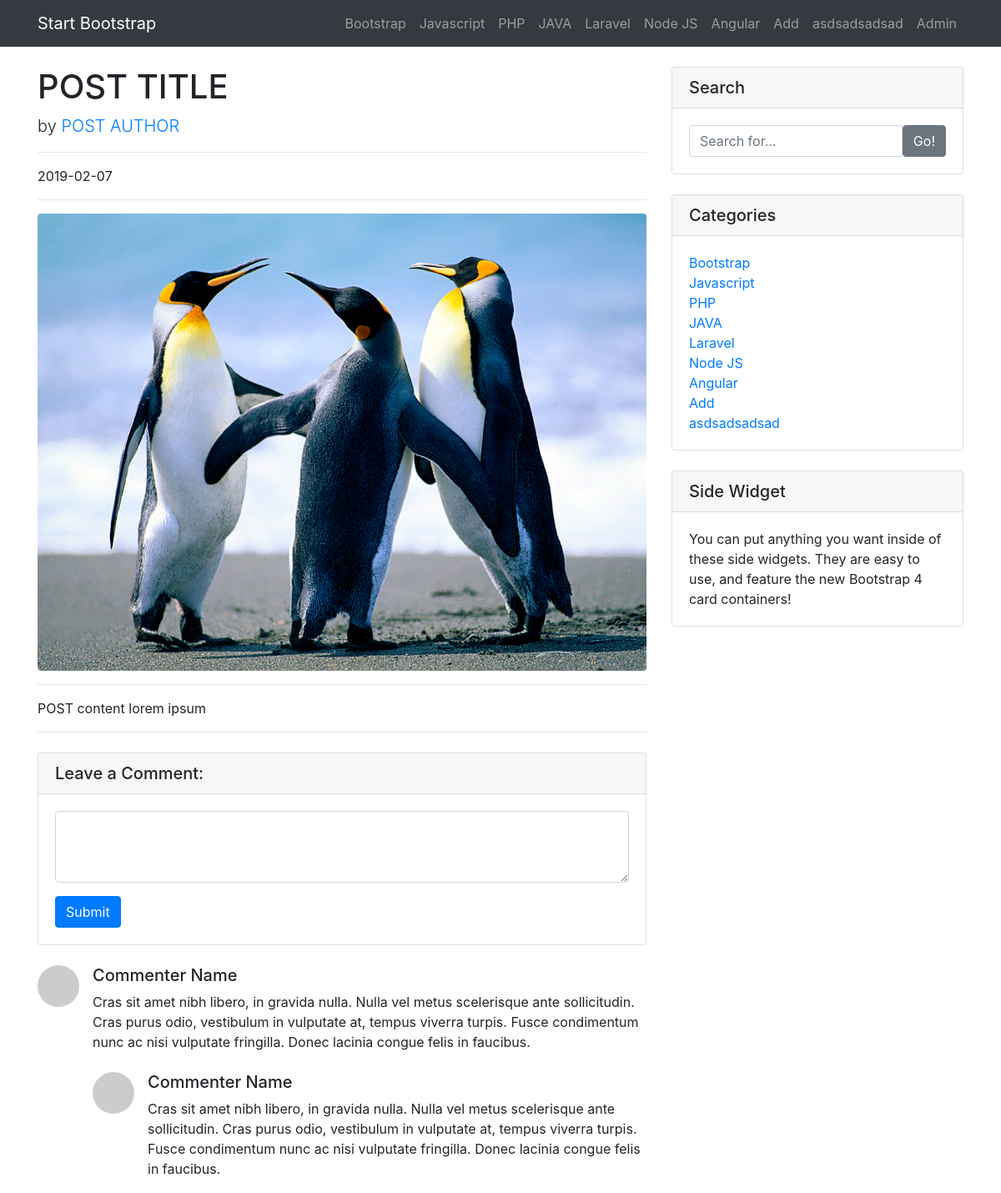
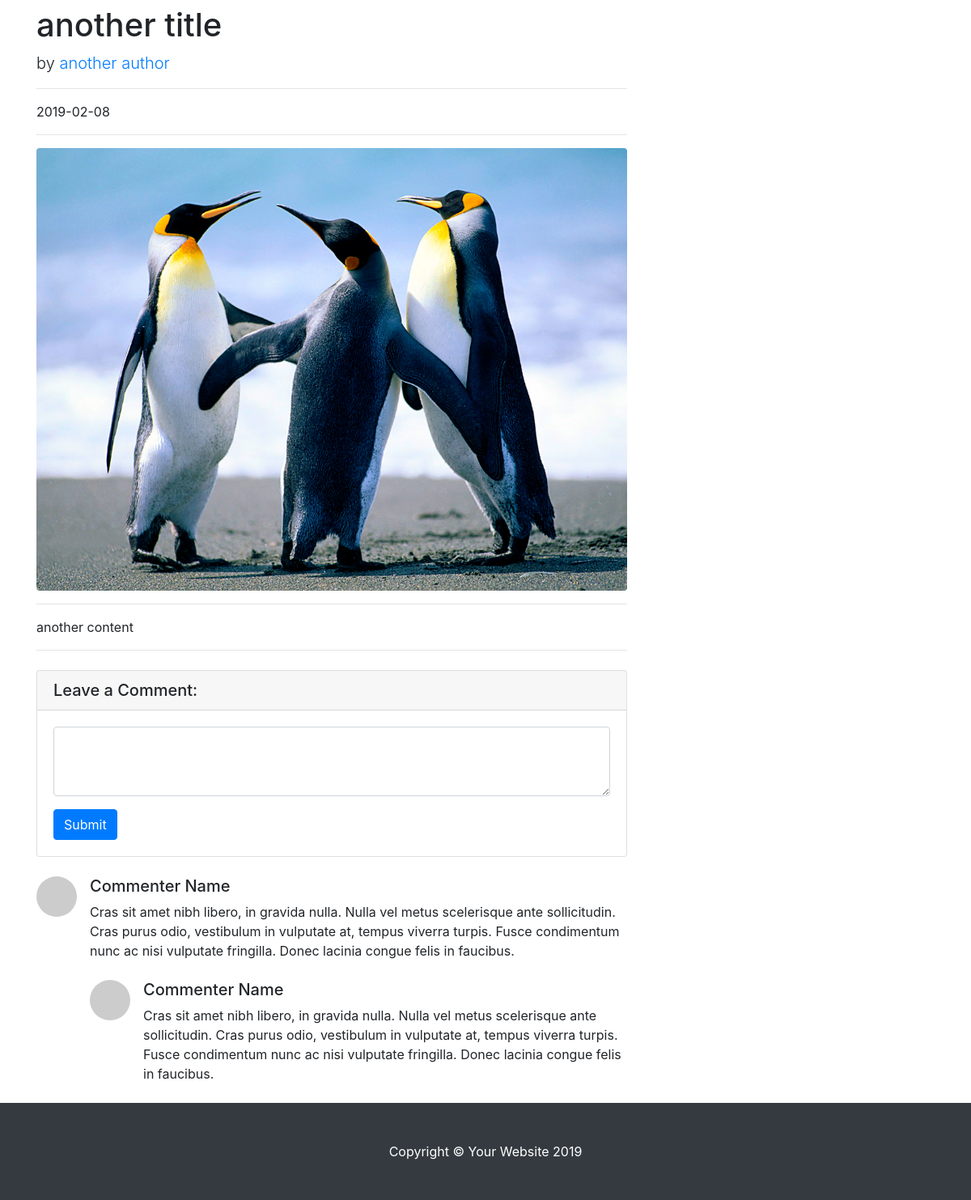
The page / on the database its author committed (2 pictures, top to bottom).
### tables this page shows
CREATE TABLE `categories` (
  `cat_id` int(3) NOT NULL,
  `cat_title` varchar(255) NOT NULL
);

CREATE TABLE `posts` (
  `post_id` int(3) NOT NULL,
  `post_category_id` int(3) NOT NULL,
  `post_title` varchar(255) NOT NULL,
  `post_author` varchar(255) NOT NULL,
  `post_date` date NOT NULL,
  `post_image` text NOT NULL,
  `post_content` text NOT NULL,
  `post_tags` varchar(255) NOT NULL,
  `post_comment_count` int(10) NOT NULL,
  `post_status` varchar(255) NOT NULL DEFAULT 'draft'
);

### index.php (the view)
<?php
include "includes/db.php";
include "includes/header.php";
?>
<?php
include "includes/navigation.php";
?>
  <div class="container">
    <div class="row">
      <div class="col-lg-8">
		<?php
			$query="SELECT * FROM posts";
			$result=mysqli_query($connection,$query);
		while($row =mysqli_fetch_assoc($result)){
			$post_title=$row['post_title'];
			$post_author=$row['post_author'];
			$post_date=$row['post_date'];
			$post_image=$row['post_image'];
			$post_content=$row['post_content'];
		?>
        <h1 class="mt-4"><?php echo $post_title; ?></h1>
        <p class="lead">
          by
          <a href="#"><?php echo $post_author; ?></a>
        </p>
        <hr>
        <p><?php echo $post_date; ?></p>
        <hr>
        <img class="img-fluid rounded" src="images/<?php echo $post_image; ?>" alt="">
        <hr>
        <p><?php echo $post_content; ?></p>
        <hr>
        <div class="card my-4">
          <h5 class="card-header">Leave a Comment:</h5>
          <div class="card-body">
            <form>
              <div class="form-group">
                <textarea class="form-control" rows="3"></textarea>
              </div>
              <button type="submit" class="btn btn-primary">Submit</button>
            </form>
          </div>
        </div>
        <div class="media mb-4">
          <img class="d-flex mr-3 rounded-circle" src="http://placehold.it/50x50" alt="">
          <div class="media-body">
            <h5 class="mt-0">Commenter Name</h5>
            Cras sit amet nibh libero, in gravida nulla. Nulla vel metus scelerisque ante sollicitudin. Cras purus odio, vestibulum in vulputate at, tempus viverra turpis. Fusce condimentum nunc ac nisi vulputate fringilla. Donec lacinia congue felis in faucibus.
            <div class="media mt-4">
              <img class="d-flex mr-3 rounded-circle" src="http://placehold.it/50x50" alt="">
              <div class="media-body">
                <h5 class="mt-0">Commenter Name</h5>
                Cras sit amet nibh libero, in gravida nulla. Nulla vel metus scelerisque ante sollicitudin. Cras purus odio, vestibulum in vulputate at, tempus viverra turpis. Fusce condimentum nunc ac nisi vulputate fringilla. Donec lacinia congue felis in faucibus.
              </div>
            </div>
          </div>
        </div>
	<?php	} ?>
      </div>
   <?php include "includes/sidebar.php"; ?>
    </div>
  </div>
  <?php
  include "includes/footer.php";
  ?>

### includes/header.php (shortened to what this page needs)
<!DOCTYPE html>
<html lang="en">
<head>
  <link href="vendor/bootstrap/css/bootstrap.min.css" rel="stylesheet">
  <link href="css/blog-post.css" rel="stylesheet">
</head>
<body>

### includes/navigation.php (shortened to what this page needs)
<nav class="navbar navbar-expand-lg navbar-dark bg-dark fixed-top">
  <div class="container">
    <a class="navbar-brand" href="#">Start Bootstrap</a>
    <div class="collapse navbar-collapse" id="navbarResponsive">
      <ul class="navbar-nav ml-auto">
      <?php
$query="SELECT * FROM categories";
$result=mysqli_query($connection,$query);
while($row =mysqli_fetch_assoc($result)){
	$cat_title=$row['cat_title'];
	echo "<li class='nav-item'>
          <a class='nav-link' href='#'>{$cat_title}</a>
	</li>";
}
?>
<li class='nav-item'>
          <a class='nav-link' href='admin'>Admin</a>
</li>
      </ul>
    </div>
  </div>
</nav>

### includes/sidebar.php
 <div class="col-md-4">
      <div class="card my-4">
        <h5 class="card-header">Search</h5>
  <div class="card-body">
  <form action="search.php" method="post">
          <div class="input-group">
            <input name="search" type="text" class="form-control" placeholder="Search for...">
            <span class="input-group-btn">
              <button name="submit" class="btn btn-secondary" type="submit">Go!</button>
            </span>
          </div>
         </form>
   </div>
      </div>
      <div class="card my-4">
        <h5 class="card-header">Categories</h5>
        <div class="card-body">
          <div class="row">
               <div class="col-lg-12">
              <ul class="list-unstyled mb-0">
<?php
	$query="SELECT * from categories";
	$result=mysqli_query($connection,$query);
	while($row=mysqli_fetch_assoc($result)){
	$cat_title=$row['cat_title'];
		echo "<li>
                  <a href='#'>{$cat_title}</a>
                </li>";
				}
?>
		</ul>
            </div>
          </div>
        </div>
      </div>
  <?php include "widget.php"; ?>
    </div>

### widget.php
<div class="card my-4">
          <h5 class="card-header">Side Widget</h5>
          <div class="card-body">
            You can put anything you want inside of these side widgets. They are easy to use, and feature the new Bootstrap 4 card containers!
          </div>
 </div>

### includes/footer.php (shortened to what this page needs)
  <footer class="py-5 bg-dark">
    <div class="container">
      <p class="m-0 text-center text-white">Copyright &copy; Your Website 2019</p>
    </div>
  </footer>
</body>
</html>

### css/blog-post.css (style rules this page uses)
body { padding-top: 56px; }

### rows shown on the page
categories: cat_title "Bootstrap"
categories: cat_title "Javascript"
categories: cat_title "PHP"
categories: cat_title "JAVA"
categories: cat_title "Laravel"
categories: cat_title "Node JS"
categories: cat_title "Angular"
categories: cat_title "Add"
categories: cat_title "asdsadsadsad"
posts: post_title "POST TITLE", post_author "POST AUTHOR", post_date "2019-02-07", post_image (picture), post_content "POST content lorem ipsum"
posts: post_title "another title", post_author "another author", post_date "2019-02-08", post_image (picture), post_content "another content"
